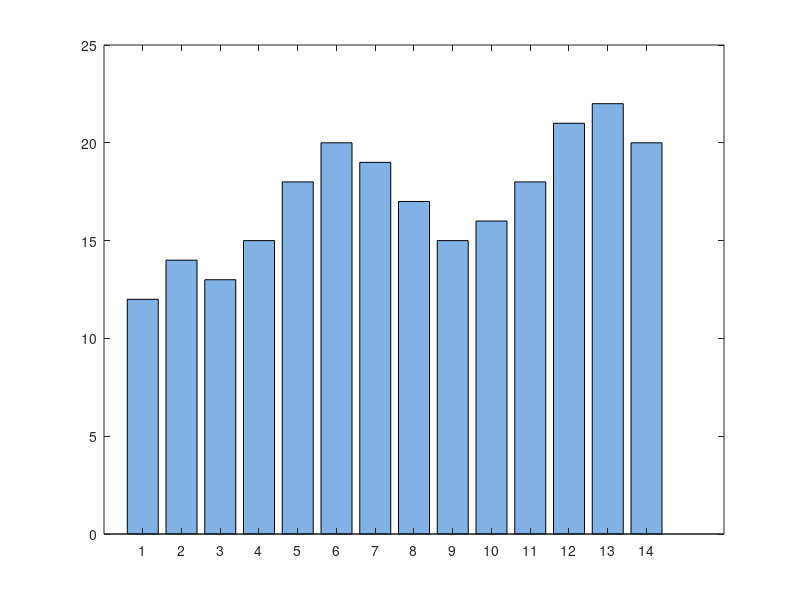

Write MATLAB code to recreate this figure. (Note: this script raises an error after producing the figure.)
% MODULE 04: MATH FOUNDATIONS -- Statistics and Visualization
% Compute mean, standard deviation, and correlation -- always with plots.
%
% Part of the Matlab for Computational Neuroscience course
% Module 04: Math Foundations
%
% What you'll see when you run this:
%   Figure 1: Daily temperatures with mean and +/- 1 std bands
%   Figure 2: Histogram of reaction times with mean line
%   Figure 3: Correlation scatter plot -- temperature vs ice cream sales

clear; clc; close all;

%% 1. Mean and Standard Deviation
% Mean = the typical value. Std = how spread out.

% Two weeks of daily temperatures (Celsius)
days = 1:14;
daily_temps = [12, 14, 13, 15, 18, 20, 19, 17, 15, 16, 18, 21, 22, 20];

% Compute statistics
m = mean(daily_temps);
s = std(daily_temps);

fprintf('--- Daily Temperature Statistics ---\n');
fprintf('Mean temperature: %.1f C\n', m);
fprintf('Std deviation:    %.1f C\n', s);
fprintf('Variance:         %.1f C^2  (that is std squared)\n', var(daily_temps));
fprintf('Range:            %d to %d C\n', min(daily_temps), max(daily_temps));

% Plot with mean and std bands
figure(1);
bar(days, daily_temps, 'FaceColor', [0.5 0.7 0.9]);
hold on;
yline(m, 'r-', 'LineWidth', 2);
yline(m + s, 'r--', 'LineWidth', 1);
yline(m - s, 'r--', 'LineWidth', 1);
hold off;
xlabel('Day');
ylabel('Temperature (C)');
title(sprintf('Daily Temperatures: mean = %.1f C, std = %.1f C', m, s));
legend('Temperature', 'Mean', '+/- 1 Std Dev', 'Location', 'northwest');
grid on;

%% 2. Histograms: The Shape of Your Data
% A histogram shows how data is distributed. The shape tells a story.

% Simulate 500 reaction times (normally distributed, mean=300ms, std=50ms)
rng(42);  % Set seed so results are reproducible
reaction_times = randn(500, 1) * 50 + 300;

rt_mean = mean(reaction_times);
rt_std = std(reaction_times);

fprintf('\n--- Reaction Time Statistics ---\n');
fprintf('Mean reaction time: %.1f ms\n', rt_mean);
fprintf('Std deviation:      %.1f ms\n', rt_std);
fprintf('Fastest:            %.1f ms\n', min(reaction_times));
fprintf('Slowest:            %.1f ms\n', max(reaction_times));

figure(2);
histogram(reaction_times, 25, 'FaceColor', [0.6 0.8 0.5]);
hold on;
xline(rt_mean, 'r-', 'LineWidth', 2);
xline(rt_mean + rt_std, 'r--', 'LineWidth', 1);
xline(rt_mean - rt_std, 'r--', 'LineWidth', 1);
hold off;
xlabel('Reaction Time (ms)');
ylabel('Count');
title(sprintf('Reaction Times: mean = %.0f ms, std = %.0f ms', rt_mean, rt_std));
legend('Data', 'Mean', '+/- 1 Std Dev');
grid on;

%% 3. Correlation: Do These Move Together?
% Correlation measures whether two variables increase together.

% When it is warmer, people buy more ice cream
% temps already defined above as daily_temps
rng(7);  % Reproducible
ice_cream_sales = daily_temps * 3.5 + randn(1, 14) * 5 + 10;

% Compute correlation
% IMPORTANT: corrcoef returns a MATRIX, not a number!
R = corrcoef(daily_temps, ice_cream_sales);
r = R(1,2);   % Extract the single correlation value

fprintf('\n--- Correlation Demo ---\n');
fprintf('The full correlation matrix R:\n');
disp(R);
fprintf('The correlation between temps and sales: r = %.2f\n', r);
fprintf('(r close to +1 means they increase together)\n');

figure(3);
scatter(daily_temps, ice_cream_sales, 60, 'filled', ...
    'MarkerFaceColor', [0.9 0.4 0.3]);
xlabel('Temperature (C)');
ylabel('Ice Cream Sales');
title(sprintf('Temperature vs Ice Cream Sales (r = %.2f)', r));
grid on;

% Add a trend line for visual clarity
hold on;
p = polyfit(daily_temps, ice_cream_sales, 1);
x_fit = linspace(min(daily_temps), max(daily_temps), 100);
y_fit = polyval(p, x_fit);
plot(x_fit, y_fit, 'k--', 'LineWidth', 1.5);
hold off;
legend('Data Points', 'Trend Line', 'Location', 'northwest');

fprintf('\nDone! You should see three figures.\n');
